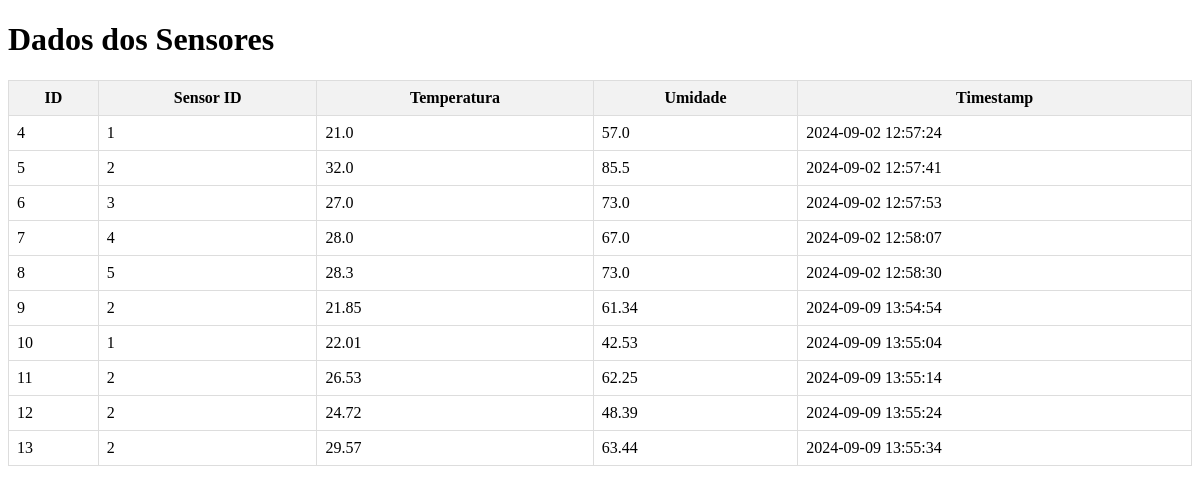
Before: / with the older database file.
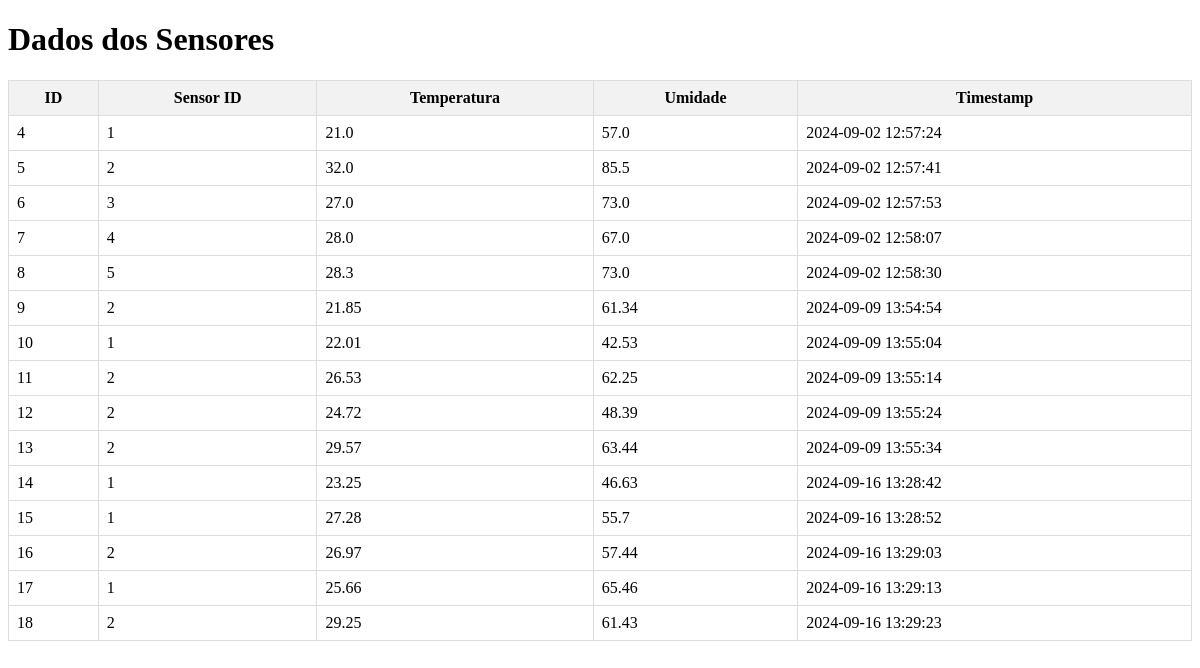
After: the same page with the newer database file.
### tables this page shows
CREATE TABLE dados_sensores (
        id INTEGER PRIMARY KEY AUTOINCREMENT , sensor_id INTEGER, 
        temperatura REAL, umidade REAL, timestamp DATETIME DEFAULT CURRENT_TIMESTAMP);

### app.py (the view)
@app.route("/")
def index():
    conn = sqlite3.connect(DATABASE)
    cursor = conn.cursor()
    cursor.execute("SELECT * FROM dados_sensores")
    dados = cursor.fetchall()
    conn.close()
    return render_template('index.html', dados=dados)

### templates/index.html (shortened to what this page needs)
<!DOCTYPE html>
<html lang="en">
<head>
</head>
<body>
    <h1>Dados dos Sensores</h1>
    <table>
        <tr>
            <th>ID</th>
            <th>Sensor ID</th>
            <th>Temperatura</th>
            <th>Umidade</th>
            <th>Timestamp</th>
        </tr>
        {% for row in dados %}
        <tr>
            <td>{{ row[0] }}</td>
            <td>{{ row[1] }}</td>
            <td>{{ row[2] }}</td>
            <td>{{ row[3] }}</td>
            <td>{{ row[4] }}</td>
        </tr>
        {% endfor %}
    </table>
</body>
</html>

### templates/index.html (style rules this page uses)
table { width: 100%; border-collapse: collapse; }
th, td { border: 1px solid #ddd; padding: 8px; }
th { background-color: #f2f2f2; }

Changed rows visible on the page:
added dados_sensores: id "14", sensor "1", temperatura "23.25", umidade "46.63", timestamp "2024-09-16 13:28:42"
added dados_sensores: id "15", sensor "1", temperatura "27.28", umidade "55.7", timestamp "2024-09-16 13:28:52"
added dados_sensores: id "16", sensor "2", temperatura "26.97", umidade "57.44", timestamp "2024-09-16 13:29:03"
added dados_sensores: id "17", sensor "1", temperatura "25.66", umidade "65.46", timestamp "2024-09-16 13:29:13"
added dados_sensores: id "18", sensor "2", temperatura "29.25", umidade "61.43", timestamp "2024-09-16 13:29:23"
